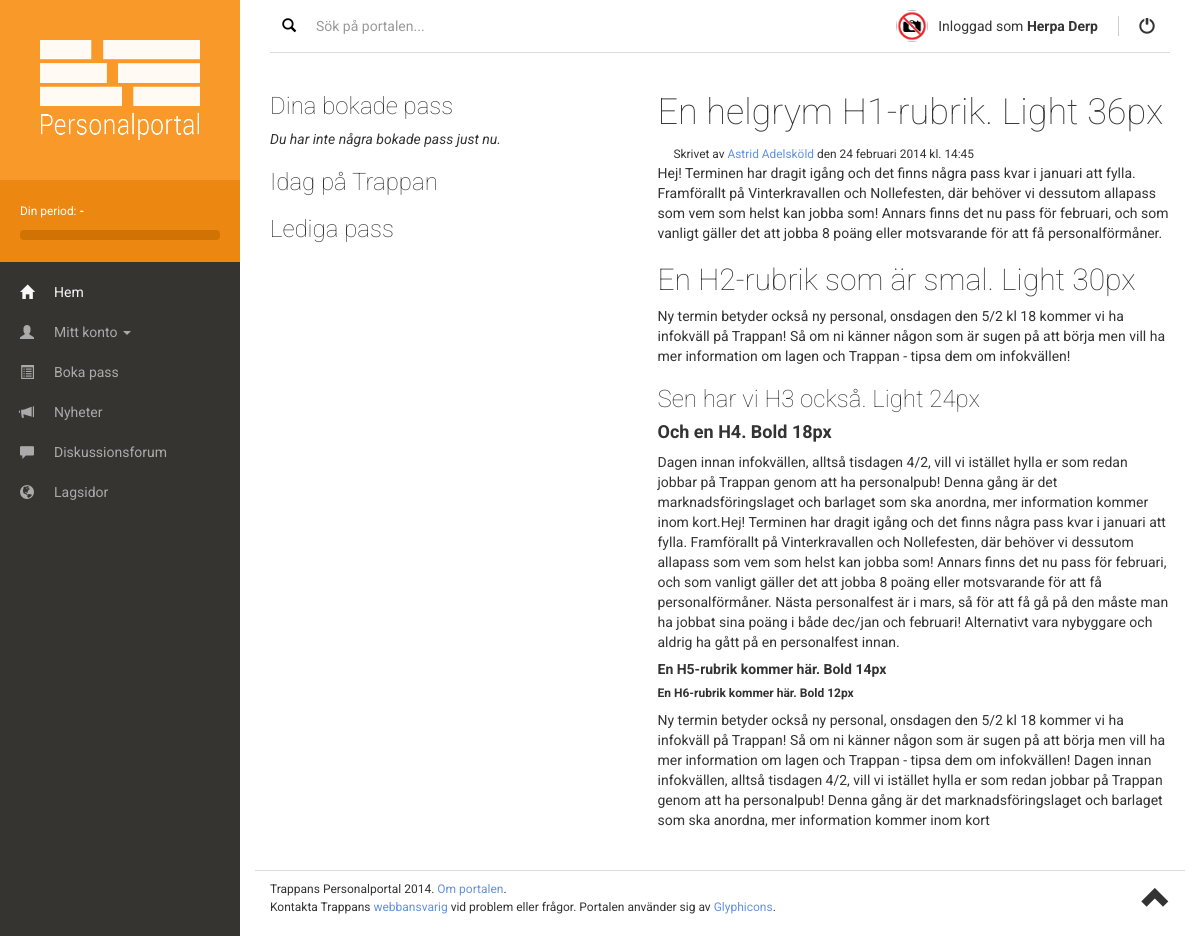
Before: /index.php (signed in) with the older database file.
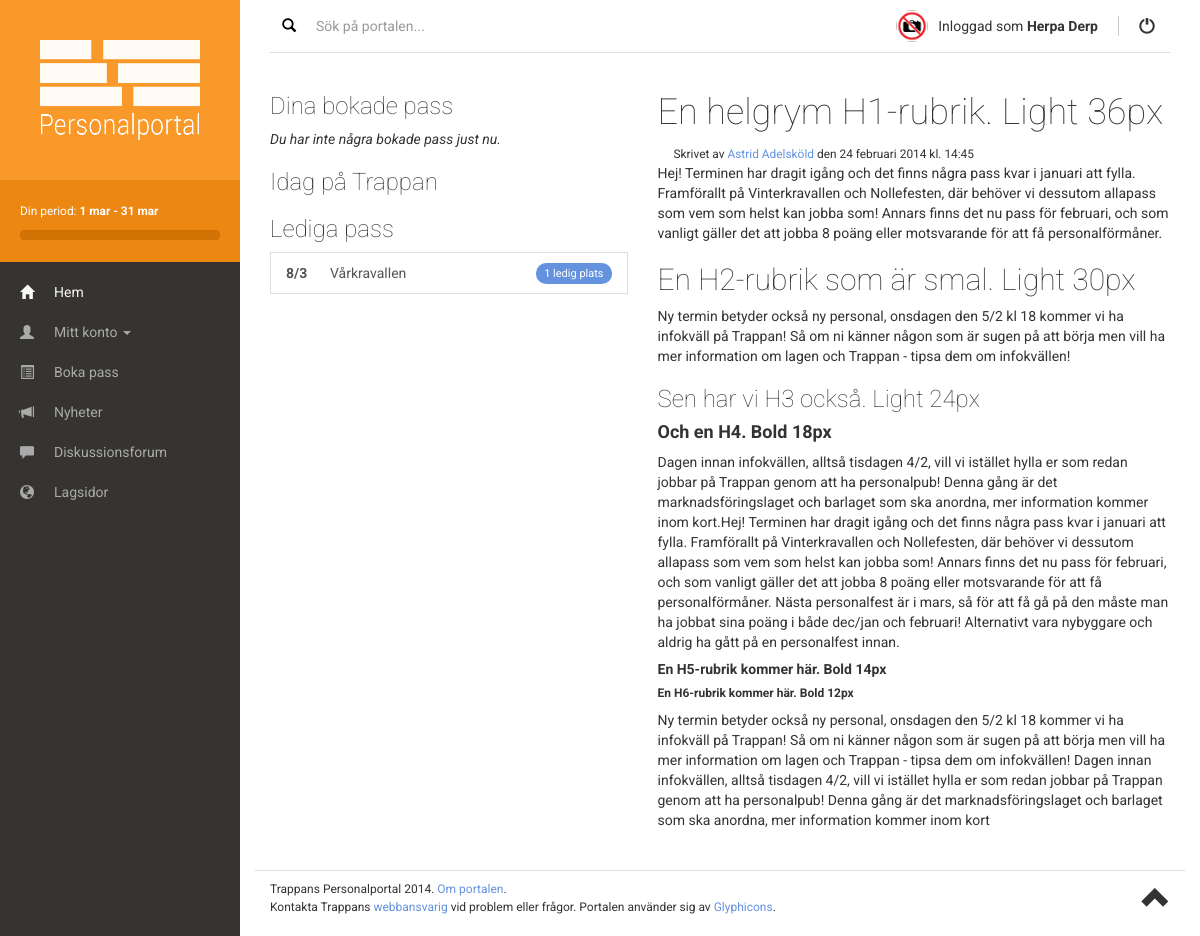
After: the same page with the newer database file.
### tables this page shows
CREATE TABLE IF NOT EXISTS `period` (
  `id` int(11) NOT NULL AUTO_INCREMENT,
  `name` varchar(50) NOT NULL,
  `start_date` date NOT NULL,
  `end_date` date NOT NULL,
  PRIMARY KEY (`id`)
);

CREATE TABLE IF NOT EXISTS `event` (
  `id` int(11) NOT NULL AUTO_INCREMENT,
  `name` varchar(50) NOT NULL,
  `start_time` datetime NOT NULL,
  `end_time` datetime NOT NULL,
  `period_id` int(11) NOT NULL,
  `event_type_id` int(11) NOT NULL,
  PRIMARY KEY (`id`),
  UNIQUE KEY `name` (`name`),
  KEY `period_id` (`period_id`),
  KEY `event_type_id` (`event_type_id`)
);

### php/DBQuery.php (called while the page is built, shortened)
<?php
class DBQuery
{
	public static function sql($sql, $close = True)
	{
		$result = mysql_query($sql);
		$rows = array();
		if(strtolower(substr($sql,0,6)) == 'select')
		{
			while($row = mysql_fetch_array($result))
			{
				array_push($rows,$row);
			}
			return $rows;
		}
	}
}
?>

### index.php (the view, shortened to what the changed rows need)
<?php
include_once('php/general.php');
?>
<!DOCTYPE html>
<html>
  <head>
    <link href="css/bootstrap.min.css" rel="stylesheet">
	<link href="css/style.css" rel="stylesheet">
	<link href="css/responsive.css" rel="stylesheet">
  </head>
  <body>
	  <div id="page-container">
		  <div id="sidebar">
			  <div class="your-period">
 					 <p>
 					  <small>Din period: <strong><?php echo $periodStart.' - '.$periodEnd; ?></strong></small>
 					  </p>
			  </div>
		  </div>
		  <div id="content">
   		 	 <div class="row">
				 <div class="col-sm-5">
					 <div class="row">
						 <div class="col-sm-12"><h3>Dina bokade pass</h3>
							 <div class="list-group">
								<?php loadAvailableEvents(); ?>
							 </div>
						 </div>
				 	</div>
				 </div>
				 <div class="col-sm-7">
					 <h1>En helgrym H1-rubrik. Light 36px</h1>
					 <p>
<h2>En H2-rubrik som är smal. Light 30px</h2>
Dagen innan infokvällen, alltså tisdagen 4/2, vill vi istället hylla er som redan jobbar på Trappan genom att ha personalpub! Denna gång är det marknadsföringslaget och barlaget som ska anordna, mer information kommer inom kort</p></div>
   		 	 </div>
   	 	</div>
	</div>
  </body>
</html>

### php/general.php (shortened to what the changed rows need)
<?php
include_once('php/DBQuery.php');
$dates = new DateTime;
$dates->setTimezone(new DateTimeZone('Europe/Stockholm'));
$dateNoTime = $dates->format('Y-m-d');
		?>
		<?php
$periodDates = DBquery::sql("SELECT start_date, end_date FROM period WHERE start_date <= '$dateNoTime' AND end_date >= '$dateNoTime'");
if(count($periodDates) == 1)
{
	$periodStart = new DateTime($periodDates[0]['start_date']);
	$periodStart = strtolower($periodStart->format('j M'));
	$periodEnd = new DateTime($periodDates[0]['end_date']);
	$periodEnd = strtolower($periodEnd->format('j M'));
	$periodStart = str_replace('y', 'j', $periodStart);
	$periodStart = str_replace('c', 'k', $periodStart);
	$periodEnd = str_replace('y', 'j', $periodEnd);
	$periodEnd = str_replace('c', 'k', $periodEnd);
}
		?>
			<?php
function loadAvailableEvents()
{
	global $dateNoTime;
	$availableEvents = DBQuery::sql("SELECT event.id, event.name AS event_name, event.start_time, event.end_time, event_type.name AS type_name FROM event
									INNER JOIN event_type ON event.event_type_id = event_type.id
									WHERE start_time > '$dateNoTime' AND event.id IN
										(SELECT event_id FROM work_slot WHERE id NOT IN
											(SELECT work_slot_id FROM user_work)
										)
									ORDER BY start_time");
	for($i = 0; $i < count($availableEvents); ++$i)
	{
		$eventId = $availableEvents[$i]['id'];
		$availableSlots = DBQuery::sql	("SELECT id FROM work_slot WHERE event_id = '$eventId' AND id NOT IN
											(SELECT work_slot_id FROM user_work)
										");
		$availableSlotsCount = count($availableSlots);
		$availableSlotsText = 'lediga platser';
		if($availableSlotsCount == 1)
		{
			$availableSlotsText = 'ledig plats';
		}
		$name = $availableEvents[$i]['event_name'];
		$eventDate = new DateTime($availableEvents[$i]['start_time']);
		$day = $eventDate->format('j');
		$month = $eventDate->format('n');
		?>
			<a href="#" class="list-group-item"><span class="badge"><?php echo $availableSlotsCount.' '.$availableSlotsText; ?></span><strong class="list-group-item-date-floated-left"><?php echo $day.'/'.$month; ?></strong><?php echo $name ?></a>
		<?php
	}
}
?>

Changed rows visible on the page:
added period: start_date "1 mar", end_date "31 mar"
added event: availableSlotsCount "1", availableSlotsText "ledig plats", start_time "8", start_time "3", name "Vårkravallen"
